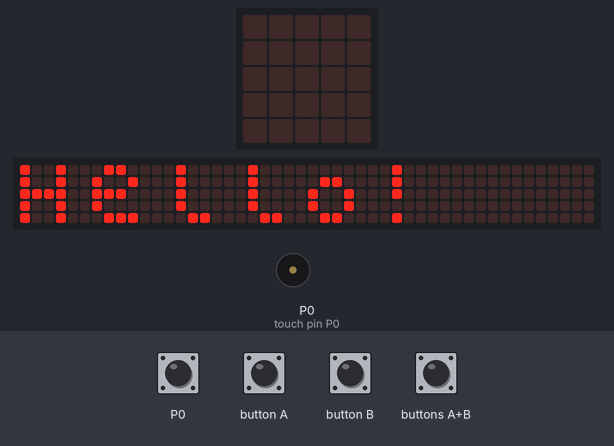
Bench run of a program on a simulated BBC micro:bit (MakeCode). On the bench: the board's 5×5 LED display, a strip that is not on the board, showing the scrolling text unrolled, buzzer (waves = sounding). Inputs (shaded band) come from the test bench. Random numbers come from a fixed seed; the 48×5 strip is a reading aid, not a part: it shows the text the display is scrolling, unrolled, one strip-width of it at a time.

Above: at 6.2 s.
8.2 s: button B pressed for 0.15 s
At 8.42 s:
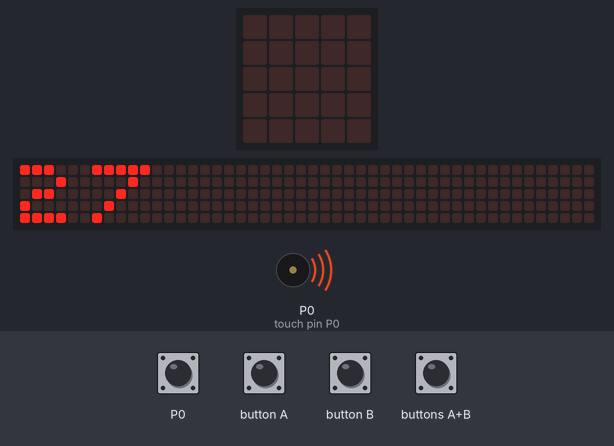
At 8.87 s:
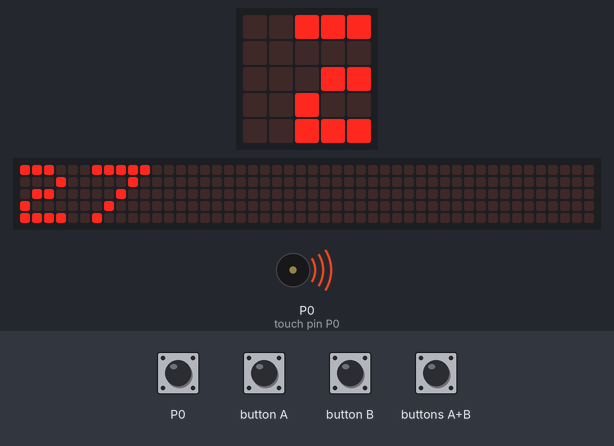
8.9 s: button A pressed for 0.15 s
9.6 s: buttons A+B pressed for 0.15 s
10.3 s: button B pressed for 0.15 s
At 11.2 s:
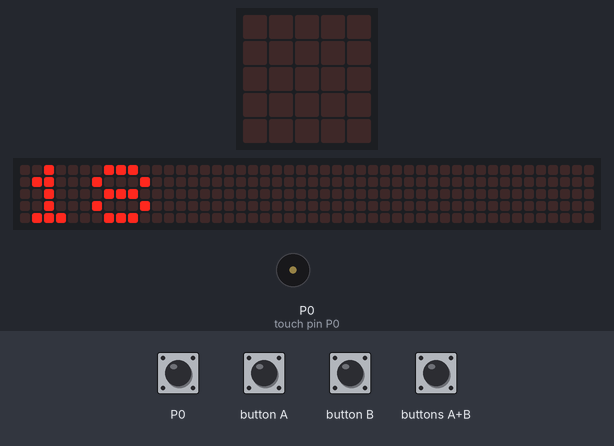
14.0 s: buttons A+B pressed for 1 s
15.6 s: button A pressed for 0.15 s
At 17.25 s:
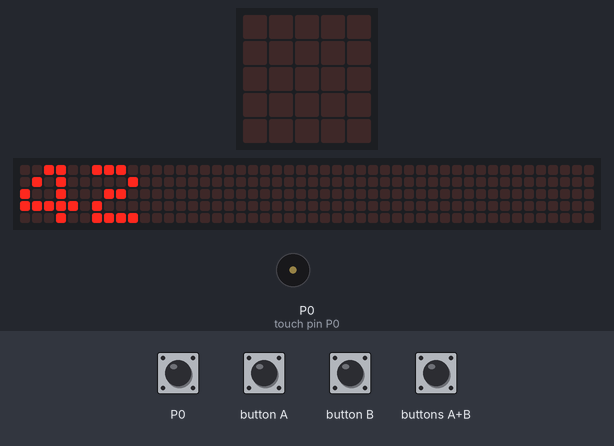
Timing chart, 0 to 17.3 s (numbered marks = the images above; inputs shaded):
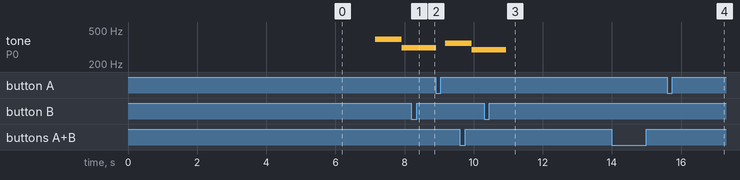

The program:

main.ts
```typescript
let B = 0
let A = 0
input.onButtonPressed(Button.A, function () {
    B = randint(10, 99)
    basic.showNumber(A)
})
input.onButtonPressed(Button.AB, function () {
    basic.showNumber(A + B)
})
input.onButtonPressed(Button.B, function () {
    B = randint(10, 99)
    basic.showNumber(B)
})
```

hffsvjd.ts
```typescript
let 次數 = 0
let 次數100 = 0
input.onButtonPressed(Button.A, function () {
    basic.showNumber(0)
})
input.onGesture(Gesture.Shake, function () {
    次數 = 0
    次數100 = 0
    basic.showNumber(次數)
})
```

test.ts
```typescript
// tests go here; this will not be compiled when this package is used as an extension.
basic.showIcon(IconNames.Heart)
basic.showString("Hello!")
input.onPinPressed(TouchPin.P0, function () {

})
music.startMelody(music.builtInMelody(Melodies.Dadadadum))
```

Measured:
- after the input at 8.2 s, the display: changes after 0.15 s (image 1)
- what the display in image 0 shows lasts 0.7 s, from 6.2 s to 6.9 s
